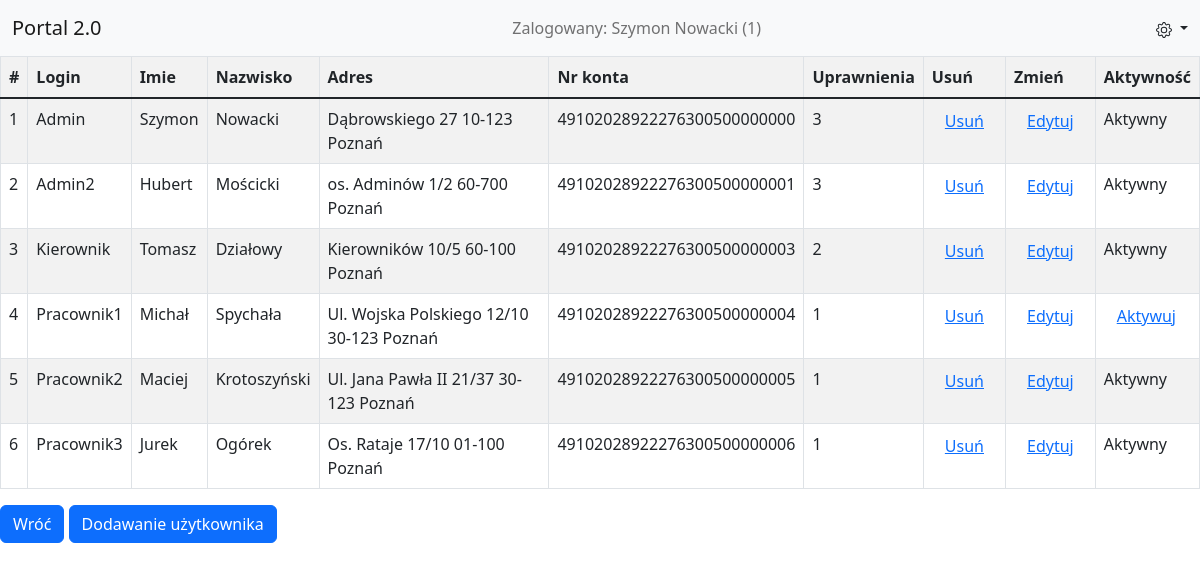
The app's page /pages/user_list.php (signed in) with its own data.
### tables this page shows
CREATE TABLE `users` (
  `user_id` int(11) NOT NULL,
  `user_login` varchar(25) NOT NULL,
  `user_pass` varchar(64) NOT NULL,
  `user_email` varchar(50) NOT NULL,
  `usr_name` varchar(25) NOT NULL,
  `user_surname` varchar(32) NOT NULL,
  `user_addr` varchar(50) NOT NULL,
  `user_acn` varchar(26) NOT NULL,
  `user_perm` int(3) NOT NULL,
  `user_aa` int(1) NOT NULL
);

### pages/user_list.php (the view, shortened to what this page needs)
<?php
     if ($_SESSION['zalogowany']==true AND $_SESSION['user_aa']==1){
     require_once("../php/header.php");
               require_once("../db/connection.php");
               $listaUzytkownikow = "SELECT * FROM users";
               $wynik = mysqli_query($conn, $listaUzytkownikow);
                    if($wynik->num_rows > 0){
                         echo '<table class="table table-striped table-bordered"><tr><th>#</th><th>Login</th><th>Imie</th><th>Nazwisko</th><th>Adres</th><th>Nr konta</th><th>Uprawnienia</th><th>Usuń</th><th>Zmień</th><th>Aktywność</th></tr><tbody class="table-group-divider">';
                         while($row = mysqli_fetch_array($wynik)){
                              echo "<tr><td>{$row['user_id']}</td><td>{$row['user_login']}</td><td>{$row['usr_name']}</td><td>{$row['user_surname']}</td><td>{$row['user_addr']}</td><td>{$row['user_acn']}</td><td>{$row['user_perm']}</td>
                                   <td>
                                   <form action='../php/user_drop.php' method='post'>
                                   <input type='hidden' name='userid' value='{$row['user_id']}'>
                                   <button type='submit' class='btn btn-link py-0'>Usuń</button>
                                   </form>
                                   </td>
                                   <td>
                                   <form action='user_edit.php' method='post'>
                                   <input type='hidden' name='userid' value='{$row['user_id']}'>
                                   <button type='submit' class='btn btn-link py-0'>Edytuj</button>
                                   </form>
                                   </td>";
                                   echo "<td>";
                                   if ($row['user_aa']==1){
                                        echo "Aktywny";
                                   }else{
                                        echo"<form action='../php/user_active.php' method='post'>
                                        <input type='hidden' name='userid' value='{$row['user_id']}'>
                                        <button type='submit' class='btn btn-link py-0'>Aktywuj</button>
                                        </form>";
                                   }
                                   echo "</td></tr>";
                              }
                              echo '</table>';
                         }else {
                              echo "brak wyników";
                         }
               ?>
               <a class="btn btn-primary" href="main.php" role="button">Wróć</a>
               <a class="btn btn-primary" href="user_add_form.php" role="button">Dodawanie użytkownika</a>
<?php
require_once("../php/footer.php");
}else{
     header("Location: ../index.php");
     exit();
}
?>

### php/header.php (shortened to what this page needs)
<!DOCTYPE html>
<html>
<head>
     <link rel="stylesheet" href="../bootstrap/css/bootstrap.min.css">
</head>
<body>
<nav class="navbar bg-light">
  <div class="container-fluid">
     <a class="navbar-brand mb-0 h1" href="index.php">Portal 2.0</a>
     <span class="navbar-text">
     Zalogowany: <?php echo $_SESSION['usr_name']." ".$_SESSION['user_surname']; ?> (<?php echo $_SESSION['user_id']?>)
     </span>
     <span class="dropdown">
          <a class="nav-link dropdown-toggle" id="navbarDropdown" role="button" data-bs-toggle="dropdown" aria-expanded="false">
          </a>
     </span>
  </div>
</nav>

### php/footer.php
    </body>
</html>

### records on screen
users: user_id "1", user_login "Admin", usr_name "Szymon", user_surname "Nowacki", user_addr "Dąbrowskiego 27 10-123 Poznań", user_acn "49102028922276300500000000", user_perm "3", user_aa "Aktywny"
users: user_id "2", user_login "Admin2", usr_name "Hubert", user_surname "Mościcki", user_addr "os. Adminów 1/2 60-700 Poznań", user_acn "49102028922276300500000001", user_perm "3", user_aa "Aktywny"
users: user_id "3", user_login "Kierownik", usr_name "Tomasz", user_surname "Działowy", user_addr "Kierowników 10/5 60-100 Poznań", user_acn "49102028922276300500000003", user_perm "2", user_aa "Aktywny"
users: user_id "4", user_login "Pracownik1", usr_name "Michał", user_surname "Spychała", user_addr "Ul. Wojska Polskiego 12/10 30-123 Poznań", user_acn "49102028922276300500000004", user_perm "1"
users: user_id "5", user_login "Pracownik2", usr_name "Maciej", user_surname "Krotoszyński", user_addr "Ul. Jana Pawła II 21/37 30-123 Poznań", user_acn "49102028922276300500000005", user_perm "1", user_aa "Aktywny"
users: user_id "6", user_login "Pracownik3", usr_name "Jurek", user_surname "Ogórek", user_addr "Os. Rataje 17/10 01-100 Poznań", user_acn "49102028922276300500000006", user_perm "1", user_aa "Aktywny"

### other values on screen
$_SESSION['usr_name'] "Szymon"
$_SESSION['user_surname'] "Nowacki"
$_SESSION['user_id'] "1"
